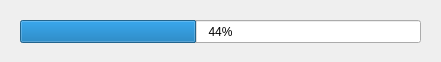
<?xml version="1.0" encoding="UTF-8"?>
<ui version="4.0">
 <class>Progress</class>
 <widget class="QDialog" name="Progress">
  <property name="geometry">
   <rect>
    <x>0</x>
    <y>0</y>
    <width>441</width>
    <height>62</height>
   </rect>
  </property>
  <property name="windowTitle">
   <string>Dialog</string>
  </property>
  <widget class="QProgressBar" name="progressBar">
   <property name="geometry">
    <rect>
     <x>20</x>
     <y>20</y>
     <width>401</width>
     <height>23</height>
    </rect>
   </property>
   <property name="value">
    <number>44</number>
   </property>
  </widget>
 </widget>
 <resources/>
 <connections/>
</ui>
